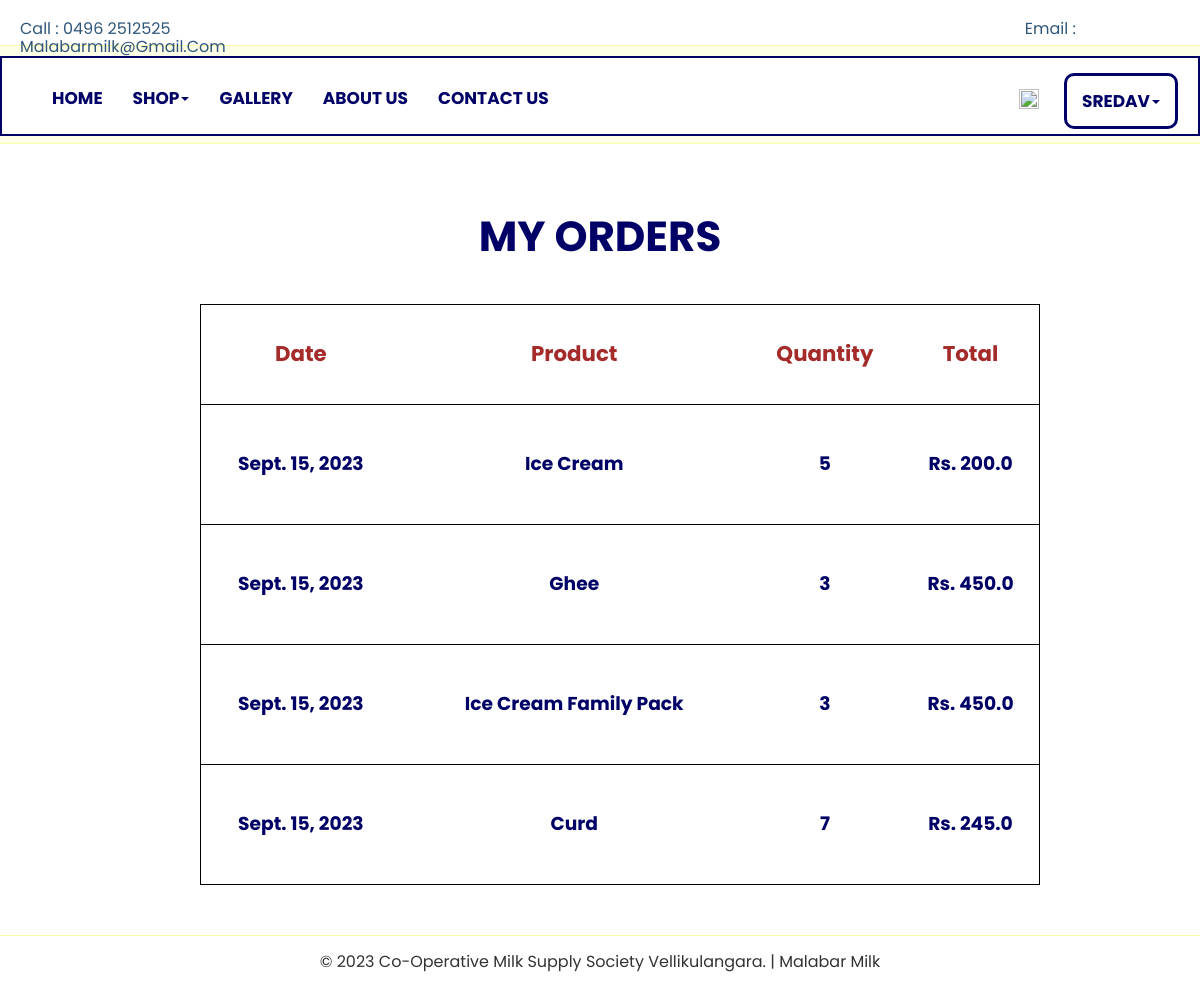
Page /webapp/myorders/ (signed in) on the committed database.
### empapp/models.py (models this page shows)
class salesdb(models.Model):
    Date = models.DateField(auto_now=True)
    Product = models.CharField(max_length=100, null=True, blank=True)
    Price = models.FloatField(null=True, blank=True)
    Quantity = models.IntegerField(null=True, blank=True)
    Total = models.FloatField(null=True, blank=True)
    Customer = models.CharField(max_length=100, null=True, blank=True)

### webapp/views.py (the view)
# urls.py: path('myorders/', views.myorders, name="myorders"),
def myorders(req):
    cs = req.session['Username']
    data = salesdb.objects.filter(Customer=cs)
    return render(req, "viewmyorder.html", {'cs':cs, 'data':data})

### webapp/templates/viewmyorder.html (shortened to what this page needs)
<!DOCTYPE html>
{% extends 'webhome.html' %}
{% block content %}
<html lang="en">
<head>
</head>
<body>
<h2 style="color:#000066;height:80px;padding-top:10px;text-align:center;margin-top:60px;">MY ORDERS</h2><br>
<table width="70%" style="margin-left:200px;">
    <tr>
        <td style="font-size:16pt;color:brown;font-weight:bold;height:100px;">Date</td>
        <td style="font-size:16pt;color:brown;font-weight:bold;height:100px;">Product</td>
        <td style="font-size:16pt;color:brown;font-weight:bold;height:100px;">Quantity</td>
        <td style="font-size:16pt;color:brown;font-weight:bold;height:100px;">Total</td>
    </tr>
    {% for i in data %}
<tr>
    <td>{{i.Date}}</td>
    <td>{{i.Product}}</td>
    <td>{{i.Quantity}}</td>
    <td>Rs. {{i.Total}}</td>
</tr>
{% endfor %}
</table>
</body>
</html>
{% endblock %}

### webapp/static/css/global.css (style rules this page uses)
body { font-family: 'Poppins', sans-serif; text-transform:capitalize; }
h1,h2,h3,h4,h5,h6 { padding:0; margin:0; color:#2f567a; font-weight:bold; }
h2 { font-size:42px; margin-top:15px; }

### webapp/templates/viewmyorder.html (style rules this page uses)
td { font-size:14pt; color:#000066; font-weight:bold; text-align:center; height:120px; }
tr { border:1px solid black; }

### rows in the picture
salesdb: Date "Sept. 15, 2023", Product "Ice Cream", Quantity "5", Total "200.0"
salesdb: Date "Sept. 15, 2023", Product "Ghee", Quantity "3", Total "450.0"
salesdb: Date "Sept. 15, 2023", Product "Ice Cream Family Pack", Quantity "3", Total "450.0"
salesdb: Date "Sept. 15, 2023", Product "Curd", Quantity "7", Total "245.0"

### other values in the picture
{{ request.session.Username }} "SREDAV"
